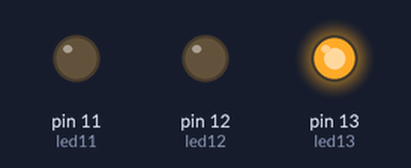
A sketch run on a simulated Arduino Uno, built with avr-gcc and run on an emulated ATmega328P. Shown: output pins drawn as LEDs (lit = HIGH).

Above: at 0.5 s.
At 2.5 s:
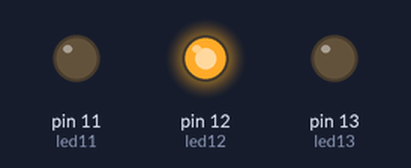
At 4.5 s:
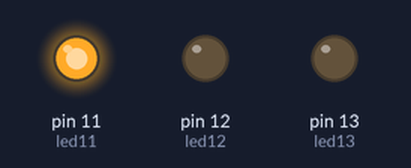
At 5.5 s:
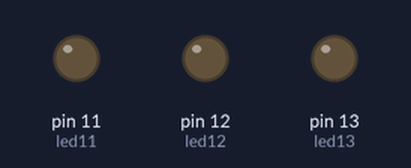
Timing chart, 0 to 7.8 s (numbered marks = the images above):
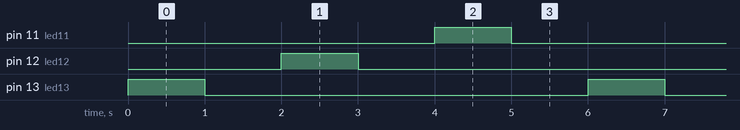

The sketch:

led_blinking_code.ino
```cpp
  int led13 = 13;
  int led12= 12;
  int led11=11;
void setup()
{

  pinMode(led13, OUTPUT);
  pinMode(led12, OUTPUT);
  pinMode(led11, OUTPUT);
}

void loop()
{
  digitalWrite(led13, HIGH);
  delay(1000);
  digitalWrite(led13, LOW);
  delay(1000);
  digitalWrite(led12, HIGH);
  delay(1000);
  digitalWrite(led12, LOW);
  delay(1000);
  digitalWrite(led11, HIGH);
  delay(1000);
  digitalWrite(led11, LOW);
  delay(1000);

}
```

Measured:
- by itself, pin 11 (led11), pin 12 (led12), pin 13 (led13): alternates HIGH for 1.0 s and LOW for 5.0 s
- by itself, everything shown: repeats every 6.0 s, in 6 steps
